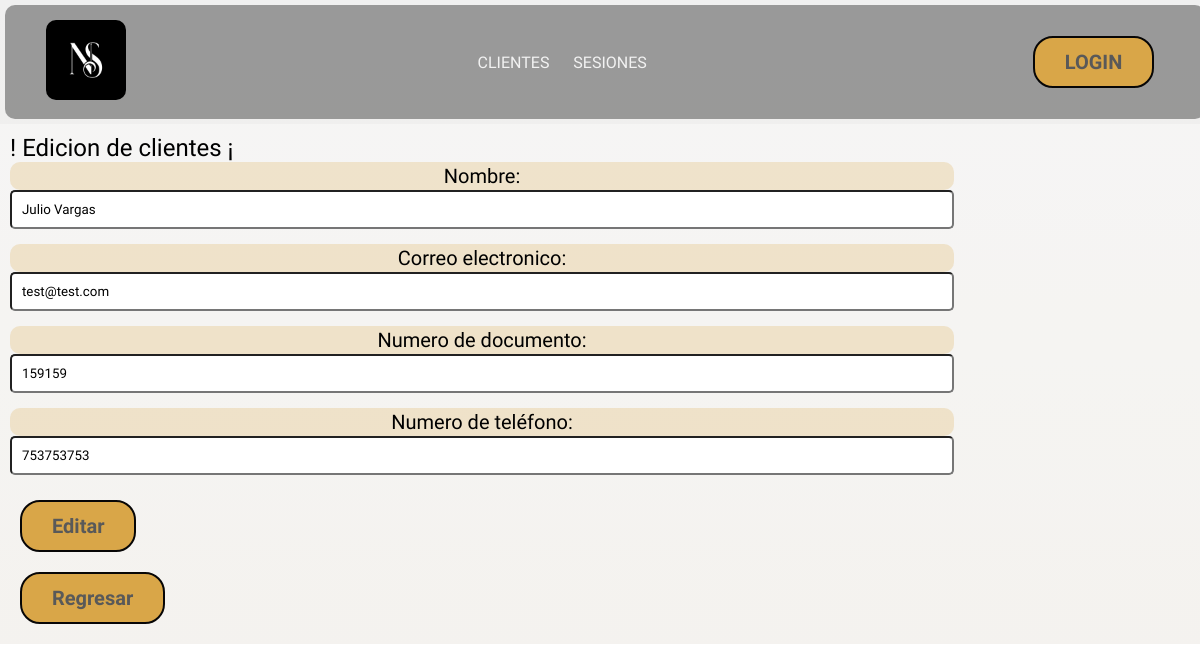
The page /formulario/editar_user/4 on the database as committed earlier.
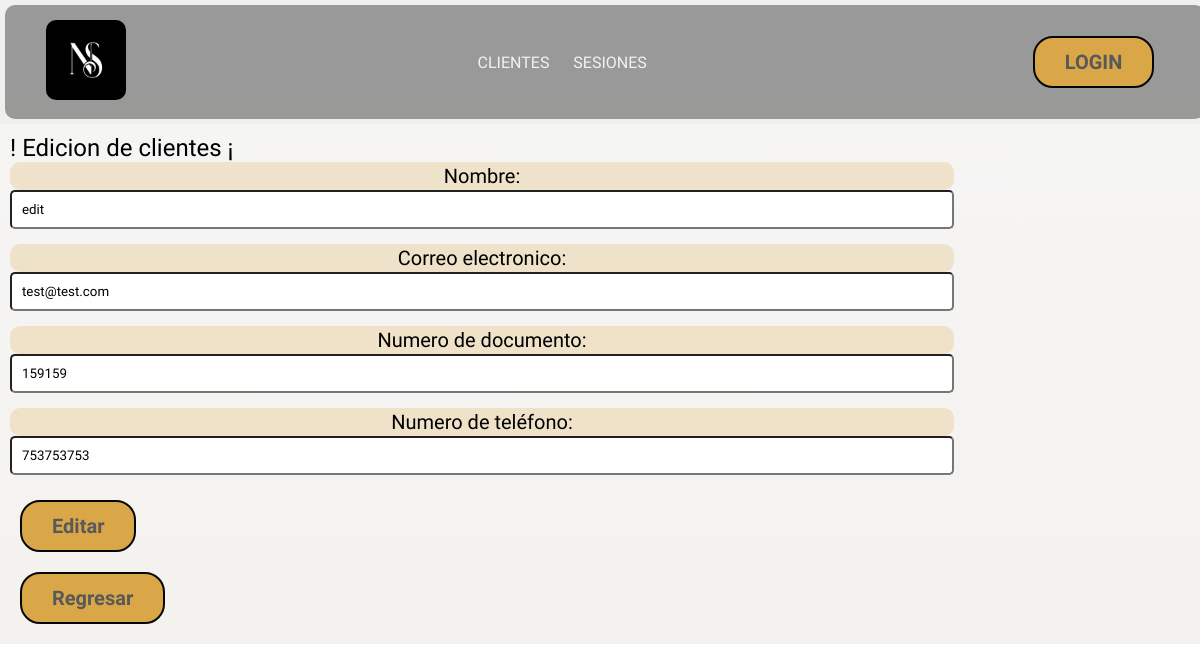
The same page on the database as committed later.
### formulario/models.py (models this page shows, shortened)
class Usuario(models.Model):
  user_doc        = models.IntegerField(verbose_name='Numero de documento')
  user_name       = models.CharField(max_length=40, blank= False, null= False,verbose_name= 'Nombre')
  user_email      = models.EmailField(verbose_name='Correo electronico')
  user_phone      = models.IntegerField(verbose_name='Numero de teléfono')
  fecha_registro  = models.DateTimeField (verbose_name='Fecha de registro',auto_now_add=True)

### formulario/views.py (the view)
# urls.py: path('editar_user/<int:id>',    views.edit_user,      name="editar_user"),
def edit_user(request, id):
  editar = get_object_or_404(Usuario, id = id)
  if request.method == 'POST':
    form = UsuarioForm(request.POST, instance=editar)
    if form.is_valid():
      form.save()
    return redirect('lista_usuarios')
  else:
    form = UsuarioForm(instance=editar)
  return render(request, '1.administrador/editar_user.html',{
      'form':form,
      'editar':editar
    }
    )

### formulario/forms.py
class UsuarioForm(ModelForm):
  class Meta:
    model   = Usuario
    fields  = ["user_name","user_email","user_doc","user_phone"]
    widgets = {
      "user_name":      forms.TextInput(  attrs={"class": "user_name formulario", "name":"user_name", "id":"user_name", "max_length":50, "required":True, "placeholder":"Eje. Pedro Picapiedra"}),
      "user_email":     forms.EmailInput( attrs={"class": "user_email formulario", "name":"user_email","id":"user_email","placeholder":"Eje. E@ejemplo.com"}),
      "user_phone":     forms.NumberInput(attrs={"class": "user_phone formulario", "name":"user_phone","id":"user_phone","placeholder":"Eje. 123-456-7890", "max_length":10}),
      "user_doc":       forms.NumberInput(attrs={"class": "user_doc formulario", "name":"user_doc",  "id":"user_doc","placeholder":"Eje. 1065788789", "max_length":10}),
    }

### templates/1.administrador/editar_user.html (shortened to what this page needs)
{% extends "layouts/app.html" %}
{% block content %}
<h2> ! Edicion de clientes ¡</h2>
{% endblock content %}
{% block registrar %}
<form id= "editar_user" action="{% url "editar_user" editar.id %}" method="post">
  {{ form }}
  <button type="submit">Editar</button>
</form>
<form action="{% url "lista_usuarios" %}">
  <button type="submit"> Regresar </button>
</form>
{% endblock registrar %}

Rows that differ between the two databases and show on the page:
changed Usuario "test@test.com": user_name "Julio Vargas" → "edit"
